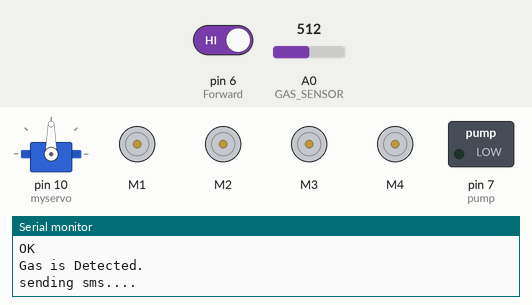
A sketch run on a simulated Arduino Uno, built with avr-gcc and run on an emulated ATmega328P. Shown: servo, 4 × DC motor (green arrow = forward, orange = backward, longer = faster), switched loads named in the sketch (green lamp = pin HIGH), the last lines printed to the serial monitor. The inputs (shaded band) are chosen by the test bench; at power-on: pin 6 (Forward) HIGH, A0 (GAS_SENSOR) = 512. The modem accepts every AT command (registered, SIM ready, sends succeed) and sends nothing else.

Above: at 4.2 s.
4.3 s: pin 6 (Forward) driven LOW
At 11.7 s:
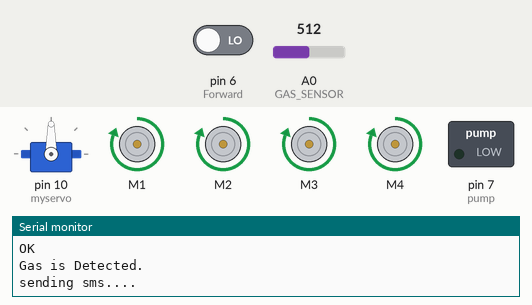
At 14.5 s:
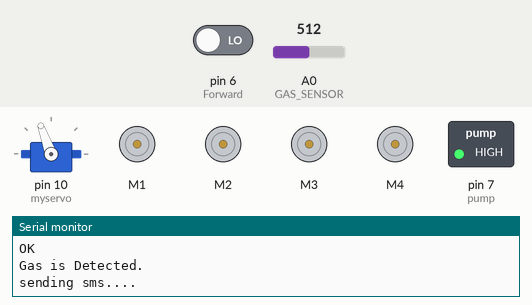
16.2 s: A0 (GAS_SENSOR) set to 77
20.0 s: A0 (GAS_SENSOR) set to 62
23.8 s: A0 (GAS_SENSOR) set to 80
At 26.6 s:
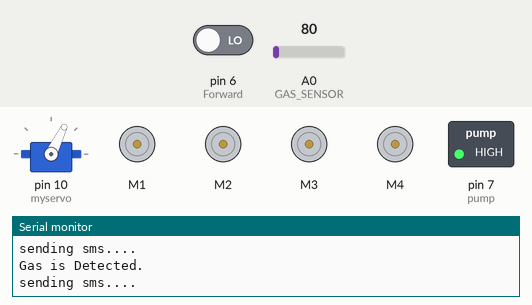
27.6 s: pin 6 (Forward) driven HIGH
Timing chart, 0 to 31.2 s (numbered marks = the images above; inputs shaded):
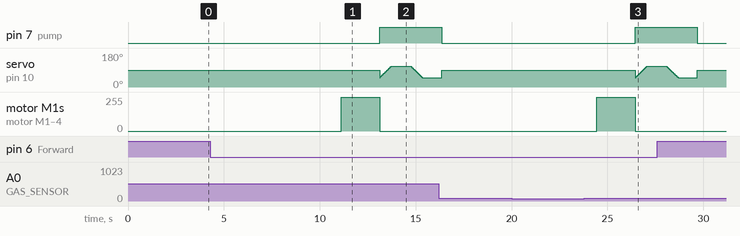

The sketch:

firefightingRobot.ino
```cpp
#include <Servo.h>
#include <SoftwareSerial.h>
#include <AFMotor.h>

Servo myservo;

int pos = 0;
boolean fire = false;

const String PHONE = "+XXXXXXXXXXXXXX";

#define rxPin 2
#define txPin 3
SoftwareSerial sim800L(rxPin, txPin);
#define Forward 6
#define GAS_SENSOR A0
#define pump 7

AF_DCMotor leftMotor1(1);
AF_DCMotor leftMotor2(2);
AF_DCMotor rightMotor1(3);
AF_DCMotor rightMotor2(4);

void setup()
{
  Serial.begin(9600);
  sim800L.begin(9600);

  sim800L.println("AT");
  delay(1000);
  sim800L.println("AT+CMGF=1");
  delay(1000);

  pinMode(Forward, INPUT);
  pinMode(GAS_SENSOR, INPUT);
  pinMode(pump, OUTPUT);

  myservo.attach(10);
  myservo.write(90);

  while (sim800L.available()) {
    Serial.println(sim800L.readString());
  }
}

void put_off_fire()
{
  digitalWrite(pump,HIGH);
  for (pos = 50; pos <= 110; pos += 1) {
    myservo.write(pos);
    delay(10);
  }
  delay(1000);
  for (pos = 110; pos >= 50; pos -= 1) {
    myservo.write(pos);
    delay(10);
  }
  delay(1000);
  myservo.write(90);
  digitalWrite(pump,LOW);
}

void loop()
{
  myservo.write(90);
  if (digitalRead(Forward) == 0)
  {
    delay(500);
    setMotorsSpeed(255, FORWARD);
    delay(2000);
    stopMotors();
    fire = true;
    put_off_fire();
  }
  else if(digitalRead(Forward)==1){
    stopMotors();
  }
  delay(400);

  int gasValue = analogRead(GAS_SENSOR);
  if (gasValue > 70)
  {
    Serial.println("Gas is Detected.");
    send_sms();
  }
}

void make_call()
{
  Serial.println("calling....");
  sim800L.println("ATD" + PHONE + ";");
  delay(500); // 20 sec delay
  sim800L.println("ATH");
  delay(1000); // 1 sec delay
}

void send_sms()
{
  Serial.println("sending sms....");
  delay(50);
  sim800L.print("AT+CMGF=1\r");
  delay(1000);
  sim800L.print("AT+CMGS=\"" + PHONE + "\"\r");
  delay(1000);
  sim800L.print("Gas Detected");
  delay(100);
  sim800L.write(0x1A);
  delay(5000);
}

void setMotorsSpeed(int speed, int direction)
{
  leftMotor1.setSpeed(speed);
  leftMotor2.setSpeed(speed);
  rightMotor1.setSpeed(speed);
  rightMotor2.setSpeed(speed);

  leftMotor1.run(direction);
  leftMotor2.run(direction);
  rightMotor1.run(direction);
  rightMotor2.run(direction);
}

void stopMotors()
{
  leftMotor1.run(RELEASE);
  leftMotor2.run(RELEASE);
  rightMotor1.run(RELEASE);
  rightMotor2.run(RELEASE);
}
```

Measured:
- after the input at 4.3 s, pin 7 (pump): LOW → HIGH after 8.8 s; motor M1–4: stopped → forward 255/255 after 6.8 s, → stopped 2.0 s later
- after the input at 20.0 s, every drawn part: stays the same
